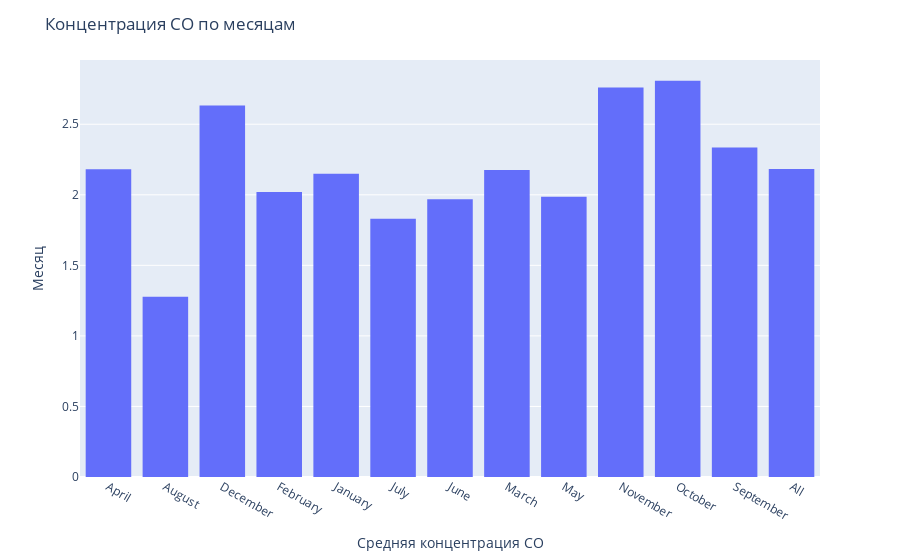

Notebook source saved alongside this figure:
### Code cell
# Среднемесячный уровень CO

CO_by_month = pd.pivot_table(df,
               index=["Month"],
               values=["CO(GT)"], 
               aggfunc=[np.mean],
               fill_value=0,
               margins=True)

CO_by_month= CO_by_month.reset_index()
CO_by_month.columns = ["Month", "CO(GT)"]
fig = px.histogram(CO_by_month, x="Month", y = "CO(GT)")
fig.update_layout(
                  title = "Концентрация CO по месяцам",
                  xaxis_title= "Средняя концентрация CO",
                  yaxis_title="Месяц"
                  )
fig.show()

### Figure 1 — Plotly figure (JSON) as saved in the notebook; plotly's stock layout.template omitted (floating-point values rounded to 4 significant figures)
{"data": [{"alignmentgroup": "True", "bingroup": "x", "histfunc": "sum", "hovertemplate": "Month=%{x}<br>sum of CO(GT)=%{y}<extra></extra>", "legendgroup": "", "marker": {"color": "#636efa", "pattern": {"shape": ""}}, "name": "", "offsetgroup": "", "orientation": "v", "showlegend": false, "type": "histogram", "x": ["April", "August", "December", "February", "January", "July", "June", "March", "May", "November", "October", "September", "All"], "xaxis": "x", "y": [2.181, 1.278, 2.632, 2.02, 2.148, 1.831, 1.969, 2.175, 1.987, 2.761, 2.807, 2.335, 2.182], "yaxis": "y"}], "layout": {"barmode": "relative", "legend": {"tracegroupgap": 0}, "margin": {"t": 60}, "title": {"text": "Концентрация CO по месяцам"}, "xaxis": {"anchor": "y", "domain": [0, 1], "title": {"text": "Средняя концентрация CO"}}, "yaxis": {"anchor": "x", "domain": [0, 1], "title": {"text": "Месяц"}}}}
